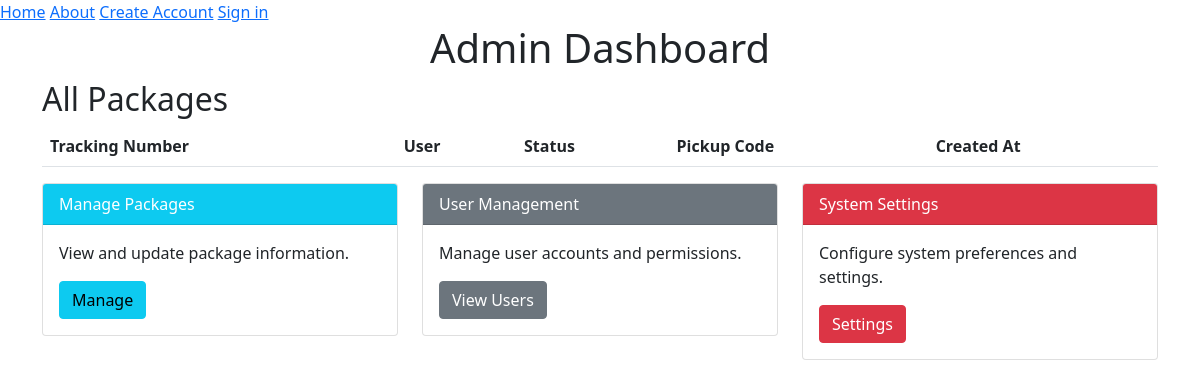
The page /admin_dashboard/ (signed in) on the database as committed earlier.
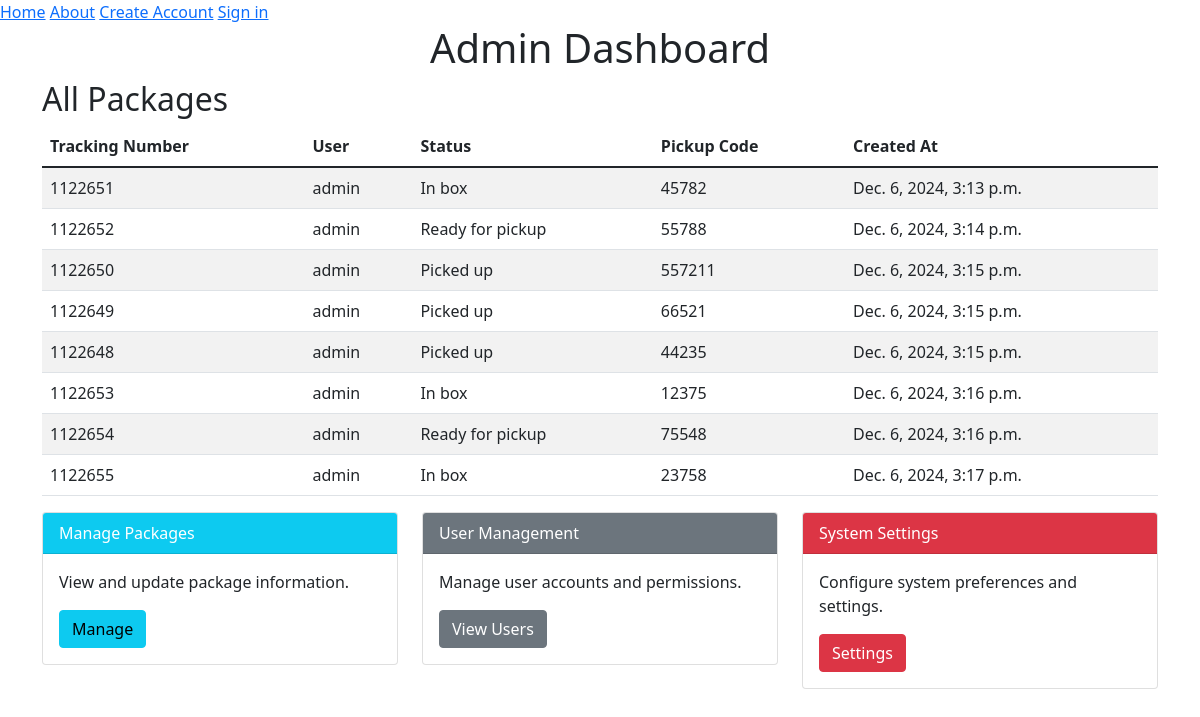
The same page on the database as committed later.
### tracking_api/models.py (models this page shows, shortened)
class Package(models.Model):
    STATUS_CHOICES = [
        ('in_box', 'In box'),
        ('ready_for_pickup', 'Ready for pickup'),
        ('picked_up', 'Picked up'),
    ]
    tracking_number = models.CharField(max_length=50, unique=True)
    user = models.ForeignKey(User, on_delete=models.CASCADE, related_name='packages')
    status = models.CharField(max_length=20, choices=STATUS_CHOICES, default='in_box')
    pickup_code = models.CharField(max_length=6, blank=True, null=True)
    created_at = models.DateTimeField(auto_now_add=True)

### tracking_api/views.py (the view)
# urls.py: path('admin_dashboard/', views.admin_dashboard, name='admin_dashboard'),
@login_required
@user_passes_test(lambda u: u.is_staff, login_url='login')  # Pokud uživatel není admin, bude přesměrován na přihlašovací stránku.
def admin_dashboard(request):
    packages = Package.objects.all()
    return render(request, 'admin_dashboard.html', {'packages': packages})

### tracking_api/templates/admin_dashboard.html (shortened to what this page needs)
{% extends 'master.html' %}
{% block content %}
    <div class="content container">
        <link href="https://cdn.jsdelivr.net/npm/bootstrap@5.1.3/dist/css/bootstrap.min.css" rel="stylesheet">
        <h1 class="text-center">Admin Dashboard</h1>
        <h2>All Packages</h2>
        <table class="table table-striped">
            <thead>
                <tr>
                    <th>Tracking Number</th>
                    <th>User</th>
                    <th>Status</th>
                    <th>Pickup Code</th>
                    <th>Created At</th>
                </tr>
            </thead>
            <tbody>
                {% for package in packages %}
                    <tr>
                        <td>{{ package.tracking_number }}</td>
                        <td>{{ package.user.username }}</td>
                        <td>{{ package.get_status_display }}</td>
                        <td>{{ package.pickup_code }}</td>
                        <td>{{ package.created_at }}</td>
                    </tr>
                {% endfor %}
            </tbody>
        </table>
        <div class="row">
            <div class="col-md-4">
                <div class="card">
                    <div class="card-header bg-info text-white">Manage Packages</div>
                    <div class="card-body">
                        <p>View and update package information.</p>
                        <a href="#" class="btn btn-info">Manage</a>
                    </div>
                </div>
            </div>
            <div class="col-md-4">
                <div class="card">
                    <div class="card-header bg-secondary text-white">User Management</div>
                    <div class="card-body">
                        <p>Manage user accounts and permissions.</p>
                        <a href="#" class="btn btn-secondary">View Users</a>
                    </div>
                </div>
            </div>
            <div class="col-md-4">
                <div class="card">
                    <div class="card-header bg-danger text-white">System Settings</div>
                    <div class="card-body">
                        <p>Configure system preferences and settings.</p>
                        <a href="#" class="btn btn-danger">Settings</a>
                    </div>
                </div>
            </div>
        </div>
    </div>
{% endblock %}

Rows that differ between the two databases and show on the page:
added Package: tracking_number "1122651", user.username "admin", status "In box", pickup_code "45782", created_at "Dec. 6, 2024, 3:13 p.m."
added Package: tracking_number "1122652", user.username "admin", status "Ready for pickup", pickup_code "55788", created_at "Dec. 6, 2024, 3:14 p.m."
added Package: tracking_number "1122650", user.username "admin", status "Picked up", pickup_code "557211", created_at "Dec. 6, 2024, 3:15 p.m."
added Package: tracking_number "1122649", user.username "admin", status "Picked up", pickup_code "66521", created_at "Dec. 6, 2024, 3:15 p.m."
added Package: tracking_number "1122648", user.username "admin", status "Picked up", pickup_code "44235", created_at "Dec. 6, 2024, 3:15 p.m."
added Package: tracking_number "1122653", user.username "admin", status "In box", pickup_code "12375", created_at "Dec. 6, 2024, 3:16 p.m."
added Package: tracking_number "1122654", user.username "admin", status "Ready for pickup", pickup_code "75548", created_at "Dec. 6, 2024, 3:16 p.m."
added Package: tracking_number "1122655", user.username "admin", status "In box", pickup_code "23758", created_at "Dec. 6, 2024, 3:17 p.m."
